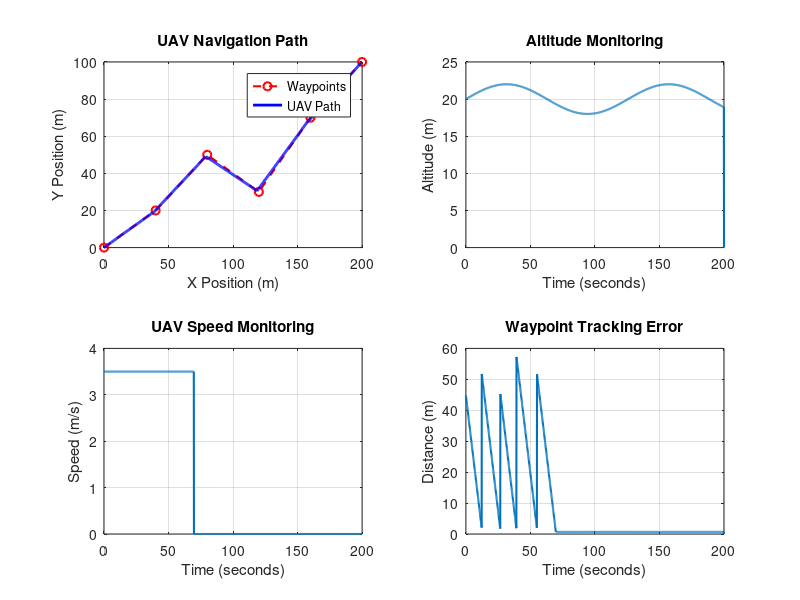
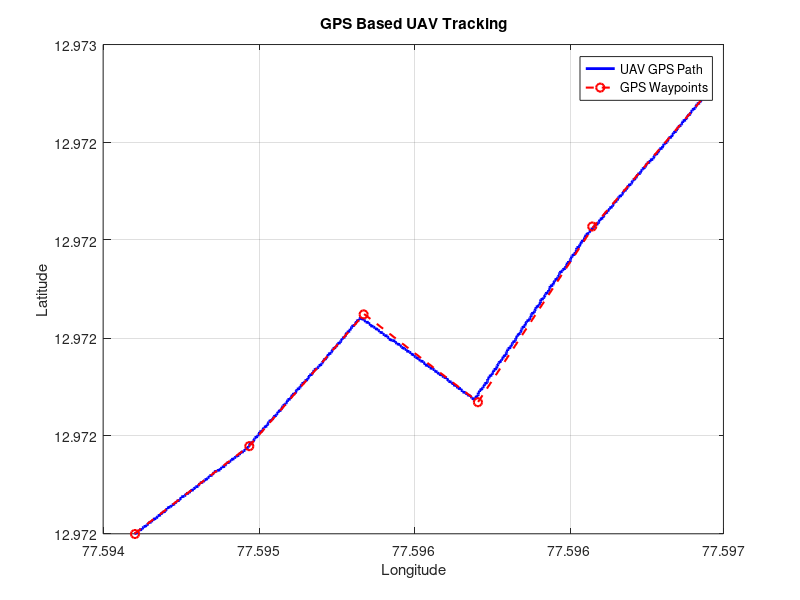

MATLAB code for these plots, in order:
dt = 0.1;                 
T = 200;                  
t = 0:dt:T;
N = length(t);
lat0 = 12.9716;
lon0 = 77.5946;
x = zeros(1,N);
y = zeros(1,N);
x(1) = 0;
y(1) = 0;
speed = 3.5;              
altitude = zeros(1,N);
gps_noise = 0.5;
waypoints = [
    0    0;
    40   20;
    80   50;
    120  30;
    160  70;
    200  100];
num_waypoints = size(waypoints,1);
current_wp = 2;
wp_radius = 2;
gps_x = zeros(1,N);
gps_y = zeros(1,N);
latitude = zeros(1,N);
longitude = zeros(1,N);
flight_speed = zeros(1,N);
position_error = zeros(1,N);
for k = 1:N-1
    gps_x(k) = x(k) + gps_noise*randn;
    gps_y(k) = y(k) + gps_noise*randn;
    if current_wp <= num_waypoints
        target = waypoints(current_wp,:);
        dx = target(1) - gps_x(k);
        dy = target(2) - gps_y(k);
        distance = sqrt(dx^2 + dy^2);
        if distance < wp_radius

            current_wp = current_wp + 1;
        end
        if current_wp <= num_waypoints
            target = waypoints(current_wp,:);
            dx = target(1) - gps_x(k);
            dy = target(2) - gps_y(k);
            distance = sqrt(dx^2 + dy^2);
            if distance > 0
                vx = speed * dx/distance;
                vy = speed * dy/distance;
                x(k+1) = x(k) + vx*dt;
                y(k+1) = y(k) + vy*dt;
            else
                x(k+1) = x(k);
                y(k+1) = y(k);
            end
        else
            x(k+1) = x(k);
            y(k+1) = y(k);
        end
    else
        x(k+1) = x(k);
        y(k+1) = y(k);
    end
    altitude(k) = 20 + 2*sin(0.05*t(k));
    flight_speed(k) = sqrt((x(k+1)-x(k))^2+(y(k+1)-y(k))^2)/dt;
    position_error(k) = sqrt((x(k)-waypoints(min(current_wp,num_waypoints),1))^2+(y(k)-waypoints(min(current_wp,num_waypoints),2))^2);
end
latitude = lat0 + y/(111320);
longitude = lon0 + x/(111320*cosd(lat0));
figure('Name','Autonomous UAV Monitoring Dashboard');
subplot(2,2,1);
plot(waypoints(:,1),waypoints(:,2),'ro--','LineWidth',1.5);
hold on;
plot(x,y,'b','LineWidth',2);
xlabel('X Position (m)');
ylabel('Y Position (m)');
title('UAV Navigation Path');
legend('Waypoints','UAV Path');
grid on;
subplot(2,2,2);
plot(t,altitude,'LineWidth',1.5);
xlabel('Time (seconds)');
ylabel('Altitude (m)');
title('Altitude Monitoring');
grid on;
subplot(2,2,3);
plot(t,flight_speed,'LineWidth',1.5);
xlabel('Time (seconds)');
ylabel('Speed (m/s)');
title('UAV Speed Monitoring');
grid on;
subplot(2,2,4);
plot(t,position_error,'LineWidth',1.5);
xlabel('Time (seconds)');
ylabel('Distance (m)');
title('Waypoint Tracking Error');
grid on;
figure('Name','GPS Tracking');
plot(longitude,latitude,'b','LineWidth',2);
hold on;
plot(lon0 + waypoints(:,1)/(111320*cosd(lat0)), ...
     lat0 + waypoints(:,2)/111320, ...
     'ro--','LineWidth',1.5);
xlabel('Longitude');
ylabel('Latitude');
title('GPS Based UAV Tracking');
legend('UAV GPS Path','GPS Waypoints');
grid on;
fprintf('\n');
fprintf('AUTONOMOUS UAV SIMULATION RESULTS\n');
fprintf('Initial Latitude  : %.6f\n',lat0);
fprintf('Initial Longitude : %.6f\n',lon0);
fprintf('Maximum Altitude  : %.2f m\n',max(altitude));
fprintf('Average Speed     : %.2f m/s\n',mean(flight_speed));
fprintf('Total Distance    : %.2f m\n',sum(sqrt(diff(x).^2 + diff(y).^2)));
fprintf('Total Waypoints   : %d\n',num_waypoints);
disp('UAV Simulation Completed Successfully');
